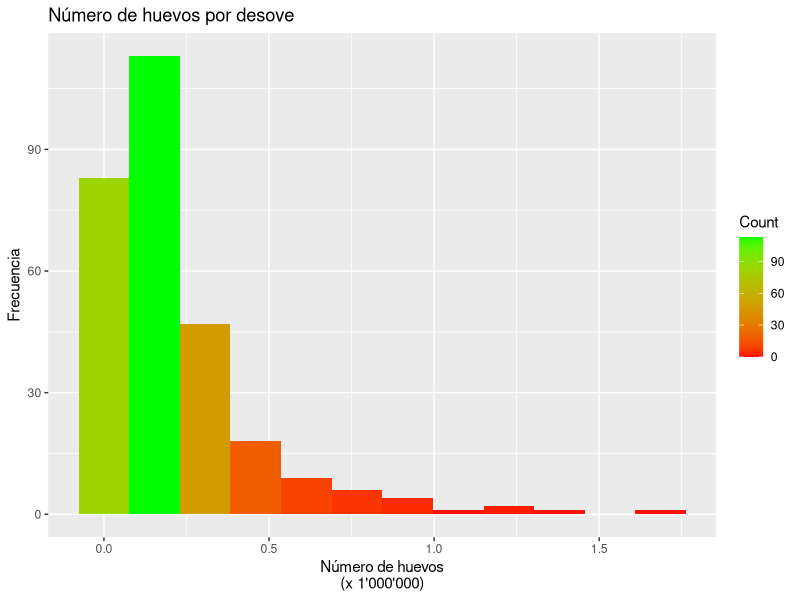
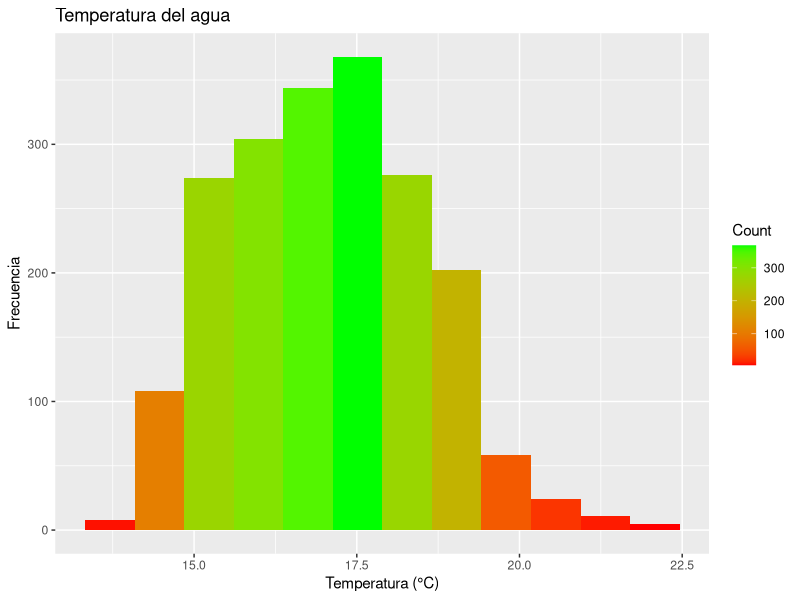
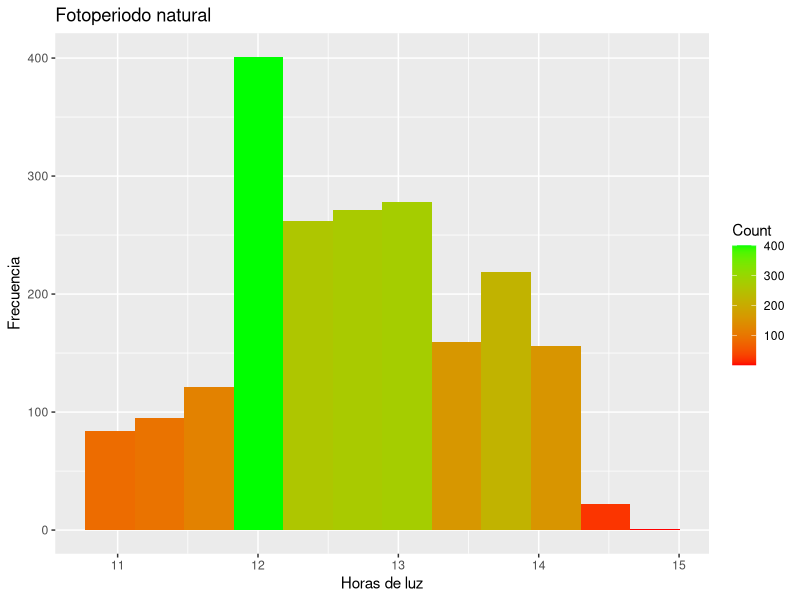
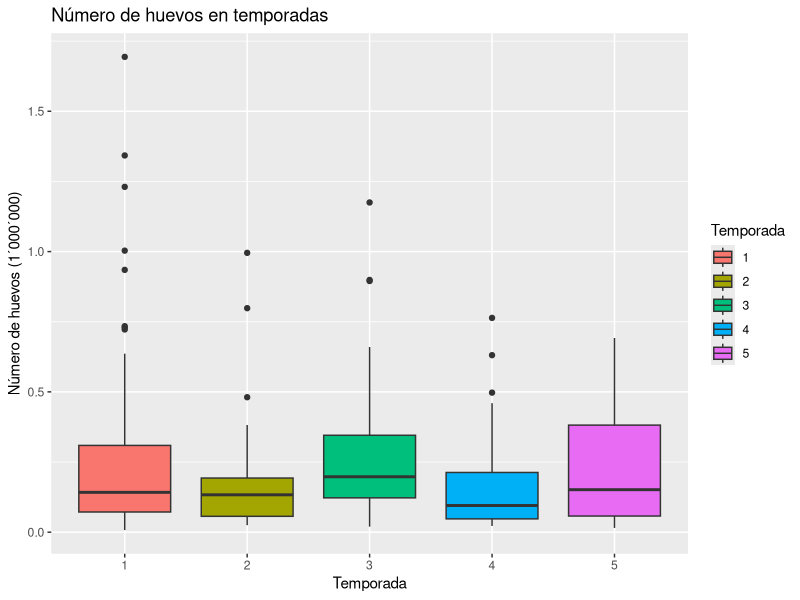
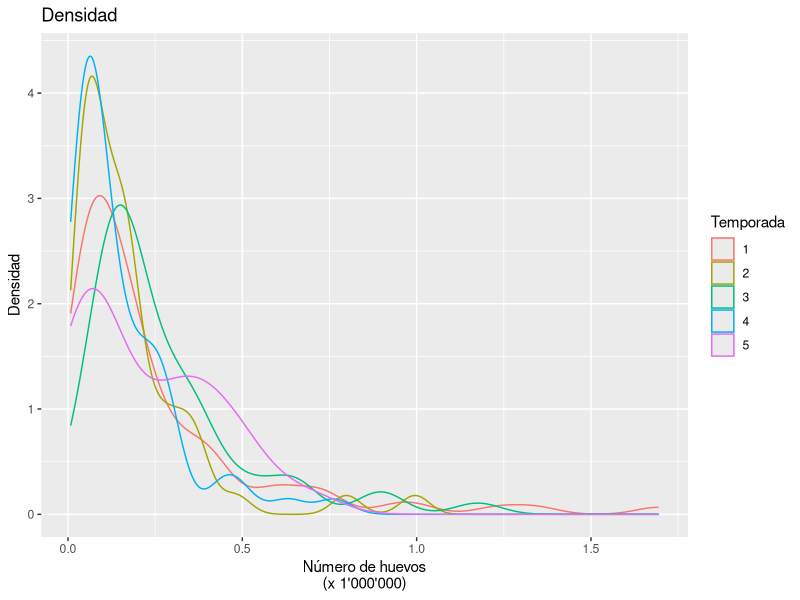
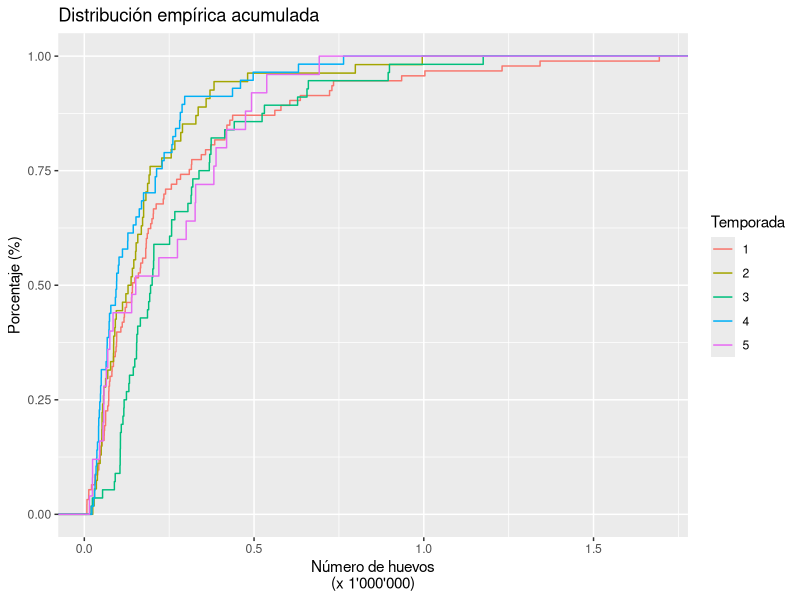
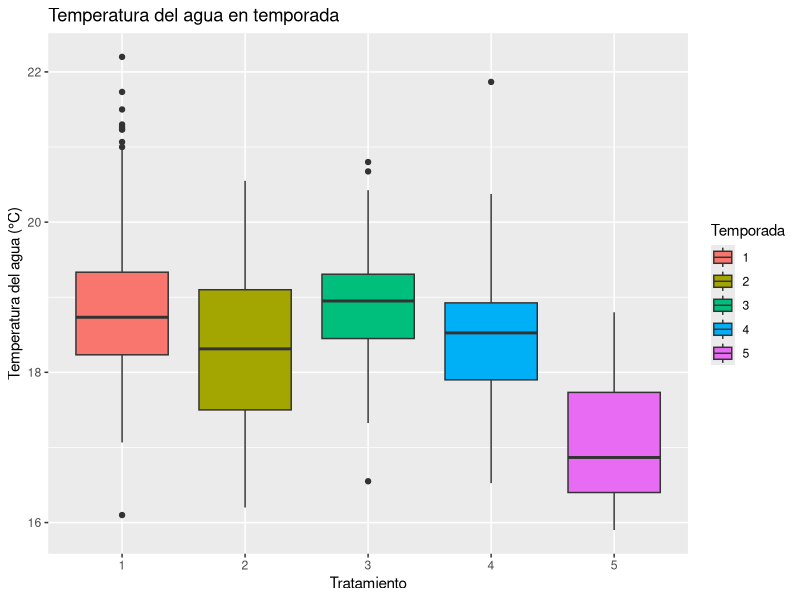
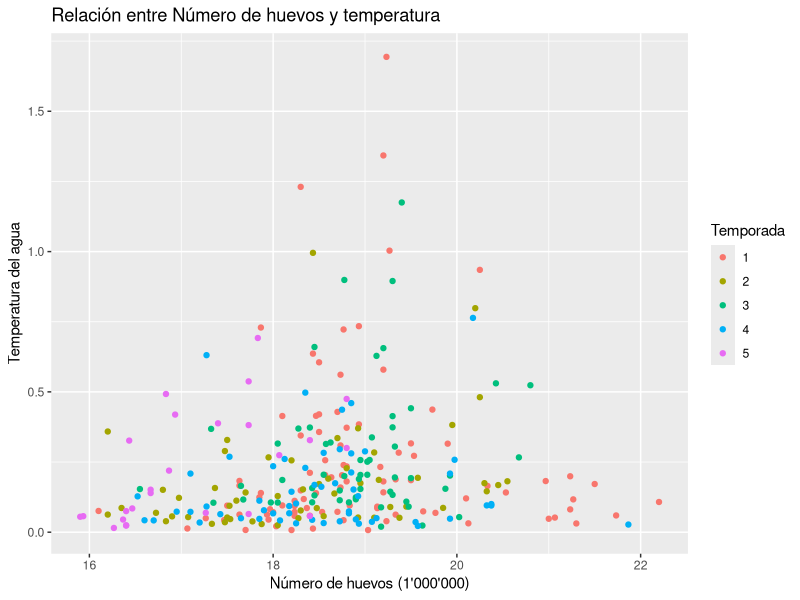

Source code (R) for these figures, in order:
## ---- chunk 1
knitr::opts_chunk$set(echo = FALSE)

#install.packages("readxl")
#install.packages("dplyr")
#install.packages("ggplot2")
#install.packages("knitr")

library(readxl)
library(dplyr)
library(ggplot2)
library(knitr)
## ---- chunk 2
#Cargamos la base de datos "Desoves.xlsx"
Sargo <- read_excel("Desove.xlsx", sheet = 1)

## ---- chunk 3
ggplot(Sargo, aes(x = No_of_eggs)) +
  geom_histogram(aes(fill=..count..), bins = 12)+
  scale_fill_gradient("Count", low = "red", high = "green")+
  labs(title="Número de huevos por desove",
     y = "Frecuencia",
     x = "Número de huevos\n(x 1'000'000)")
## ---- chunk 4
ggplot(Sargo, aes(x = Water_Temp)) +
  geom_histogram(aes(fill=..count..), bins = 12)+
  scale_fill_gradient("Count", low = "red", high = "green")+
  labs(title="Temperatura del agua",
     y = "Frecuencia",
     x = "Temperatura (°C)")
## ---- chunk 5
ggplot(Sargo, aes(x = Day_length)) +
  geom_histogram(aes(fill=..count..), bins = 12)+
  scale_fill_gradient("Count", low = "red", high = "green")+
  labs(title="Fotoperiodo natural",
     y = "Frecuencia",
     x = "Horas de luz")
## ---- chunk 6

#Resúmen de datos
summary(na.omit(Sargo))

# Datos iniciales
tablainicio <- head(na.omit(Sargo))
tablainicio %>% knitr::kable(caption = "Datos iniciales de la tabla de datos")

#Datos finales
tablafinal <- tail(na.omit(Sargo))
tablafinal %>% knitr::kable(caption = "Datos finales de la tabla de datos")

#Estructura de los datos
str(Sargo)

# Tabla de Cantidad de desoves por temporada
Tabla <- table(na.omit(Sargo$Temporada))
Tabla %>% knitr::kable(col.names= c('Temporada', 'Número de desoves'), align = "cc", caption = "Cantidad de desoves por temporada")
## ---- chunk 7
ggplot(data = na.omit(Sargo), aes(x= Temporada, y = No_of_eggs, fill=Temporada))+
  geom_boxplot()+
  labs(title="Número de huevos en temporadas",
     y = "Número de huevos (1´000´000)",
     x = "Temporada")
## ---- chunk 8
ggplot(data = na.omit(Sargo), aes(x=No_of_eggs))+
  geom_density(aes_string(colour="Temporada"))+
  labs(title="Densidad",
     y = "Densidad",
     x = "Número de huevos\n(x 1'000'000)")
## ---- chunk 9
ggplot(data = na.omit(Sargo), aes(x=No_of_eggs, color=Temporada))+
  stat_ecdf(geom = "step")+
  labs(title="Distribución empírica acumulada",
     y = "Porcentaje (%)",
     x = "Número de huevos\n(x 1'000'000)")
## ---- chunk 10
ggplot(data = na.omit(Sargo), aes(x = Temporada, y = Water_Temp, fill = Temporada))+
  geom_boxplot()+
  labs(title="Temperatura del agua en temporada",
     x = "Tratamiento",
     y = "Temperatura del agua (°C)")
## ---- chunk 11
ggplot(data = na.omit(Sargo), aes(x=Water_Temp, y=No_of_eggs))+
  geom_point(aes_string(colour="Temporada"))+
  labs(title="Relación entre Número de huevos y temperatura",
       x = "Número de huevos (1'000'000)",
       y = "Temperatura del agua")
## ---- chunk 12
ggplot(data = na.omit(Sargo), aes(x=Day_length, y=No_of_eggs))+
  geom_point(aes_string(colour="Temporada"))+
  labs(title="Relación entre Número de huevos y el fotoperiodo natural",
       x = "Número de huevos (1'000'000)",
       y = "Horas de luz")
## ---- chunk 13
ggplot(data = na.omit(Sargo), aes(x= Temporada, y = No_of_eggs, fill=Temporada))+
  geom_boxplot(outlier.colour = "red")+
  labs(title="Número de huevos en temporadas",
     y = "Número de huevos (1´000´000)",
     x = "Temporada")
## ---- chunk 14
ggplot(data = na.omit(Sargo), aes(x= Temporada, y = Water_Temp, fill=Temporada))+
  geom_boxplot(outlier.colour = "red")+
  labs(title="Temperatura del agua en temporadas",
     y = "Temperatura (°C)",
     x = "Temporada")
## ---- chunk 15
ggplot(data = na.omit(Sargo), aes(x= Temporada, y = Day_length, fill=Temporada))+
  geom_boxplot(outlier.colour = "red")+
  labs(title="Fotoperiodo natural en temporadas",
     y = "Horas de luz (h)",
     x = "Temporada")
## ---- chunk 16
# Estadística estadistica descriptiva del número de huevos en la temporada 1.
tablaHuevos<- Sargo%>%
  filter(Temporada=="1")%>%
  summarize(mean(No_of_eggs),sd(No_of_eggs),max(No_of_eggs),min(No_of_eggs))
knitr::kable(tablaHuevos,caption = "Estadisticos Descriptivos - Cantidad de huevos (x 1'000'000")

## ---- chunk 17
#Sargo$Year <- as.character(Sargo$Year)
#Sargo$month <- factor(Sargo$month, levels = c("Enero", "Febrero", "Marzo","Abril", "Mayo", "Junio", "Julio", "Agosto", "Setiembre", "Octubre", "Noviembre", "Diciembre"))
#str(na.omit(Sargo))
